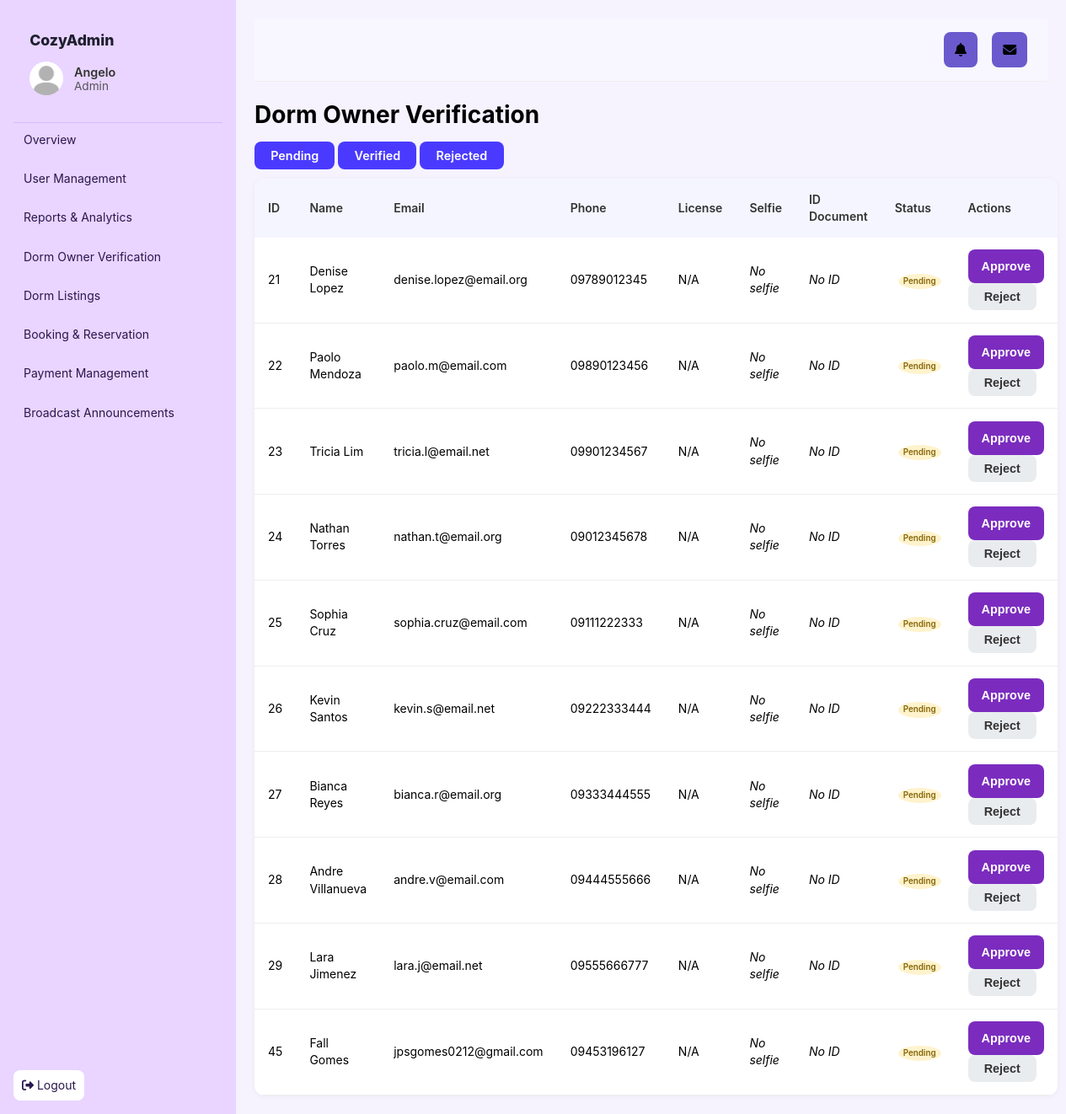
/Main/modules/owner_verification.php (signed in), run on an earlier commit of the app's database.
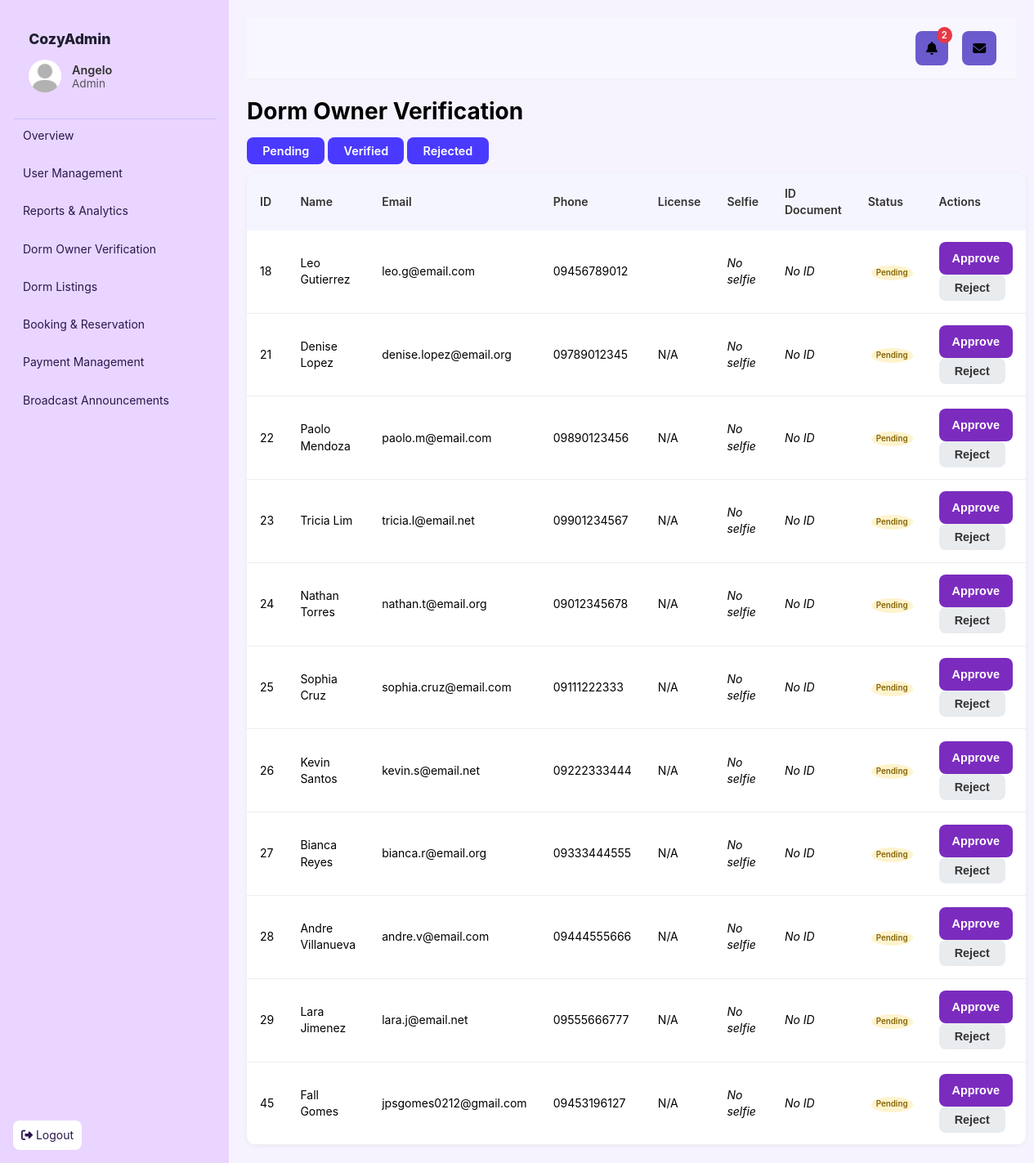
And on a later commit of the database.
### tables this page shows
CREATE TABLE `users` (
  `user_id` int(11) NOT NULL,
  `name` varchar(100) NOT NULL,
  `address` varchar(255) DEFAULT NULL,
  `email` varchar(150) NOT NULL,
  `password` varchar(255) NOT NULL,
  `role` enum('admin','owner','student') NOT NULL DEFAULT 'student',
  `created_at` timestamp NOT NULL DEFAULT current_timestamp(),
  `verified` tinyint(1) NOT NULL DEFAULT 0 COMMENT '0 = Pending, 1 = Verified, -1 = Rejected',
  `phone` varchar(20) DEFAULT NULL,
  `license_no` varchar(100) DEFAULT NULL,
  `profile_pic` varchar(255) DEFAULT NULL,
  `id_document` varchar(255) DEFAULT NULL
);

### Main/auth.php (called while the page is built, shortened)
<?php
function current_user() {
    return $_SESSION['user'] ?? null;
}

### Main/modules/owner_verification.php (the view, shortened to what the changed rows need)
<?php
require_once __DIR__ . '/../partials/header.php';
require_once __DIR__ . '/../config.php';
$role = $_SESSION['user']['role'];
$user_id = $_SESSION['user']['user_id'];
if ($role === 'owner') {
    $msg = null;
    $allowedTypes = ['image/jpeg', 'image/png', 'application/pdf', 'application/msword', 'application/vnd.openxmlformats-officedocument.wordprocessingml.document'];
    $maxSize = 5 * 1024 * 1024;
    if ($_SERVER['REQUEST_METHOD'] === 'POST' && isset($_POST['upload_docs'])) {
        $uploadDir = __DIR__ . '/../uploads/';
        if (!is_dir($uploadDir)) mkdir($uploadDir, 0777, true);
        $updates = [];
        if (!empty($_FILES['profile_pic']['name'])) {
            if ($_FILES['profile_pic']['size'] > $maxSize) {
                $msg = "Profile picture exceeds 5MB limit.";
            } elseif (!in_array($_FILES['profile_pic']['type'], $allowedTypes)) {
                $msg = "Invalid file type for Profile Picture.";
            } else {
                $fileName = time() . '_selfie_' . basename($_FILES['profile_pic']['name']);
                $targetPath = $uploadDir . $fileName;
                if (move_uploaded_file($_FILES['profile_pic']['tmp_name'], $targetPath)) {
                    $updates['profile_pic'] = $fileName;
                }
            }
        }
        if (!empty($_FILES['id_document']['name'])) {
            if ($_FILES['id_document']['size'] > $maxSize) {
                $msg = "ID document exceeds 5MB limit.";
            } elseif (!in_array($_FILES['id_document']['type'], $allowedTypes)) {
                $msg = "Invalid file type for ID Document.";
            } else {
                $fileName = time() . '_id_' . basename($_FILES['id_document']['name']);
                $targetPath = $uploadDir . $fileName;
                if (move_uploaded_file($_FILES['id_document']['tmp_name'], $targetPath)) {
                    $updates['id_document'] = $fileName;
                }
            }
        }
        if (!empty($_POST['license_no'])) {
            $updates['license_no'] = trim($_POST['license_no']);
        }
        if ($updates) {
            $set = implode(', ', array_map(fn($k) => "$k=?", array_keys($updates)));
            $stmt = $pdo->prepare("UPDATE users SET $set, verified=0 WHERE user_id=?");
            $stmt->execute([...array_values($updates), $user_id]);
            if (!$msg) $msg = "Documents uploaded. Awaiting admin approval.";
        }
    }
    $stmt = $pdo->prepare("SELECT profile_pic, id_document, license_no, verified FROM users WHERE user_id=?");
    $stmt->execute([$user_id]);
    $me = $stmt->fetch(PDO::FETCH_ASSOC);
    ?>
    <h1>Owner Verification</h1>
    <?php if ($msg): ?><p class="success"><?=$msg?></p><?php endif; ?>
    <form method="POST" enctype="multipart/form-data">
        <label>Profile Picture (JPG/PNG):</label>
        <input type="file" name="profile_pic" accept=".jpg,.jpeg,.png,.pdf,.doc,.docx">
        <label>ID Document (JPG/PNG/PDF/DOC):</label>
        <input type="file" name="id_document" accept=".jpg,.jpeg,.png,.pdf,.doc,.docx">
        <label>Business License Number:</label>
        <input type="text" name="license_no" value="<?=htmlspecialchars($me['license_no'] ?? '')?>">
        <button type="submit" name="upload_docs">Submit</button>
    </form>
    <h2>Current Status</h2>
    <p>
      <?php if ($me['verified']==1): ?>
        <span class="badge success">Verified</span>
      <?php elseif ($me['verified']==-1): ?>
        <span class="badge error">Rejected</span>
      <?php else: ?>
        <span class="badge warning">Pending</span>
      <?php endif; ?>
    </p>
    <?php
} elseif ($role === 'admin') {
    $status = $_GET['status'] ?? 'pending';
    switch ($status) {
        default:
            $owners = $pdo->query("SELECT * FROM users WHERE role='owner' AND verified=0")->fetchAll();
            break;
    }
    ?>
    <h1>Dorm Owner Verification</h1>
    <table class="data-table">
      <thead>
        <tr>
          <th>ID</th><th>Name</th><th>Email</th>
          <th>Phone</th><th>License</th>
          <th>Selfie</th><th>ID Document</th>
          <th>Status</th><th>Actions</th>
        </tr>
      </thead>
      <tbody>
        <?php foreach ($owners as $o): ?>
        <tr>
          <td><?=$o['user_id']?></td>
          <td><?=htmlspecialchars($o['name'])?></td>
          <td><?=htmlspecialchars($o['email'])?></td>
          <td><?=htmlspecialchars($o['phone'] ?? 'N/A')?></td>
          <td><?=htmlspecialchars($o['license_no'] ?? 'N/A')?></td>
          <td>
            <?php if ($o['profile_pic']): ?>
              <img src="../uploads/<?=htmlspecialchars($o['profile_pic'])?>"
                   alt="Selfie" class="thumb" onclick="openModal('../uploads/<?=htmlspecialchars($o['profile_pic'])?>')">
            <?php else: ?><em>No selfie</em><?php endif; ?>
          </td>
          <td>
            <?php if ($o['id_document']): ?>
              <img src="../uploads/<?=htmlspecialchars($o['id_document'])?>"
                   alt="ID" class="thumb" onclick="openModal('../uploads/<?=htmlspecialchars($o['id_document'])?>')">
            <?php else: ?><em>No ID</em><?php endif; ?>
          </td>
          <td>
            <?php if ($o['verified']==1): ?>
              <span class="badge success">Verified</span>
            <?php elseif ($o['verified']==-1): ?>
              <span class="badge error">Rejected</span>
            <?php else: ?>
              <span class="badge warning">Pending</span>
            <?php endif; ?>
          </td>
          <td>
            <?php if ($o['verified']==0): ?>
              <form method="post" style="display:inline">
                <button class="btn-primary" name="action" value="approve">Approve</button>
                <button class="btn-secondary" name="action" value="reject">Reject</button>
              </form>
            <?php else: ?>
              <em>No actions</em>
            <?php endif; ?>
          </td>
        </tr>
        <?php endforeach; ?>
      </tbody>
    </table>
    <?php
} else {
    echo "<p>Access denied</p>";
}
require_once __DIR__ . '/../partials/footer.php';
?>

### Main/partials/header.php (shortened to what the changed rows need)
<?php
require_once __DIR__ . '/../auth.php';
$user = current_user();
require_once __DIR__ . '/../config.php';
$unread_announcements = 0;
if ($user && isset($user['user_id'])) {
    $stmt = $pdo->prepare("
        SELECT COUNT(*)
        FROM announcements a
        LEFT JOIN announcement_reads ar
          ON a.id = ar.announcement_id AND ar.user_id = ?
        WHERE ar.read_at IS NULL
          AND (
            a.audience = 'All Hosts'
            OR (a.audience = 'Students' AND ? = 'student')
            OR (a.audience IN ('Verified Owners','Pending Owners','All Hosts') AND ? = 'owner')
          )
    ");
    $stmt->execute([$user['user_id'], $user['role'], $user['role']]);
    $unread_announcements = (int)$stmt->fetchColumn();
}
$announcement_page = "#";
if ($user['role'] === 'student') {
    $message_page = "/../modules/student_messages.php";
    $announcement_page = "/../modules/student_announcements.php";
} elseif ($user['role'] === 'owner') {
    $message_page = "/../modules/owner_messages.php";
    $announcement_page = "/../modules/owner_announcements.php";
} elseif ($user['role'] === 'admin') {
    $announcement_page = "/../modules/announcements.php";
}
?>
<!doctype html>
<html lang="en">
<head>
  <link rel="stylesheet" href="/../assets/style.css">
  <link rel="stylesheet" href="/../assets/modules.css">
  <link rel="stylesheet" href="https://cdnjs.cloudflare.com/ajax/libs/font-awesome/6.5.0/css/all.min.css">
</head>
<body>
  <main class="main">
    <header class="topbar">
      <div class="header-actions">
        <a href="<?= $announcement_page ?>" class="btn-icon">
          <i class="fa fa-bell"></i>
          <?php if ($unread_announcements > 0): ?>
            <span class="badge"><?= $unread_announcements ?></span>
          <?php endif; ?>
        </a>
      </div>
    </header>

What changed in the data, as far as the page shows it:
now on this page (row edited): users: user_id "18", name "Leo Gutierrez", email "leo.g@email.com", phone "09456789012", shows "No selfie", shows "No ID", verified "Pending"
Also different on the page:
$unread_announcements: (not shown) → "2"
